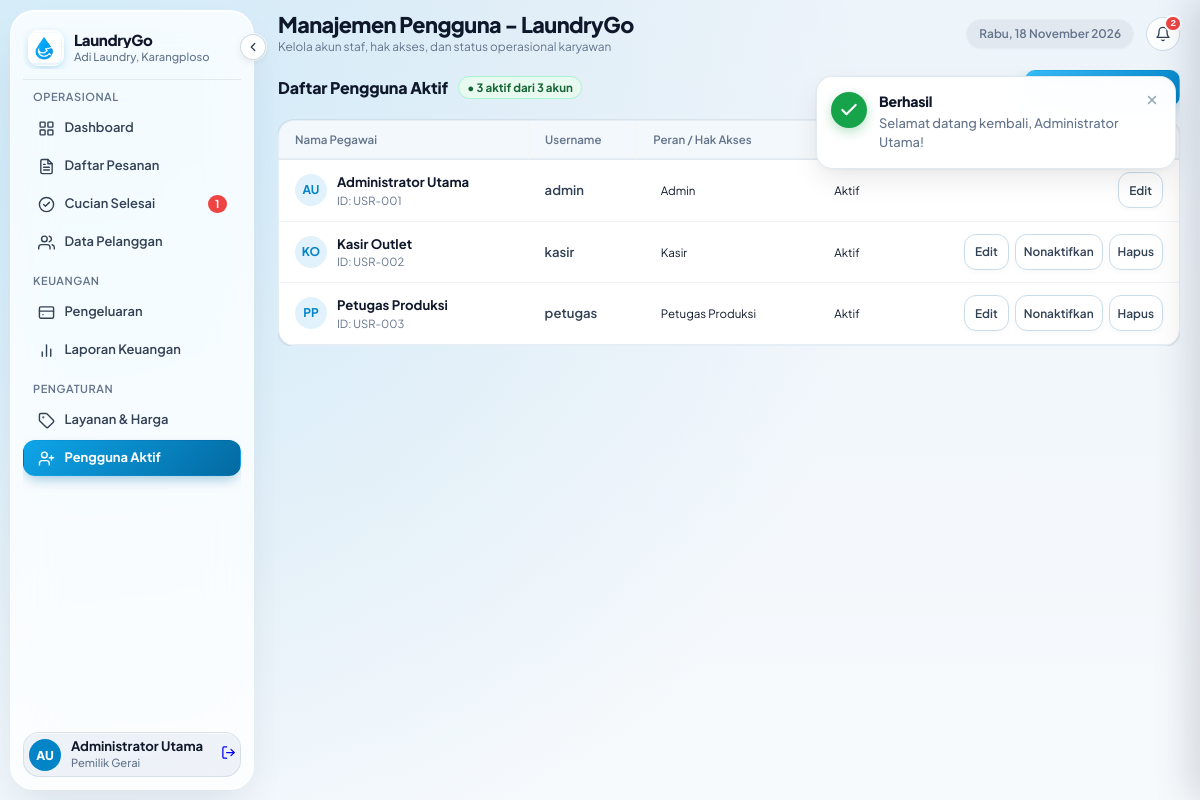
The app's page /index.php?page=pengguna (signed in) with its own data.
### tables this page shows
CREATE TABLE IF NOT EXISTS `anggota` (
    `id_anggota` VARCHAR(10) PRIMARY KEY,
    `username` VARCHAR(50) NOT NULL UNIQUE,
    `password` VARCHAR(255) NOT NULL,
    `nama_anggota` VARCHAR(100) NOT NULL,
    `status_aktif` TINYINT DEFAULT 1,
    `id_role` VARCHAR(10) NOT NULL,
    CONSTRAINT `fk_anggota_role` FOREIGN KEY (`id_role`) REFERENCES `role`(`id_role`) ON UPDATE CASCADE
);

CREATE TABLE IF NOT EXISTS `role` (
    `id_role` VARCHAR(10) PRIMARY KEY,
    `nama_role` VARCHAR(50) NOT NULL
);

### app/Controllers/PenggunaController.php (called while the page is built, shortened)
<?php
class PenggunaController {
    public function index(): void {
        $users = Anggota::all();
        $roles = Anggota::getRoles();
        View::render('pengguna/index', [
            'title' => 'Manajemen Pengguna - LaundryGo',
            'users' => $users,
            'roles' => $roles
        ]);
    }
}

### app/Models/Anggota.php (called while the page is built, shortened)
<?php
class Anggota {
    public static function all(): array {
        $sql = "SELECT a.*, r.nama_role
                FROM anggota a
                JOIN role r ON a.id_role = r.id_role
                ORDER BY a.id_anggota ASC";
        return Database::query($sql);
    }
}

### app/Core/Database.php (called while the page is built, shortened)
<?php
class Database {
    private static ?PDO $instance = null;
    public static function getConnection(): PDO {
        if (self::$instance === null) {
            $config = require __DIR__ . '/../../config/database.php';
            $charsetStr = ($config['driver'] === 'mysql') ? ';charset=utf8mb4' : '';
            $dsn = sprintf(
                "%s:host=%s;port=%d;dbname=%s%s",
                $config['driver'],
                $config['host'],
                $config['port'],
                $config['database'],
                $charsetStr
            );
            try {
                self::$instance = new PDO(
                    $dsn,
                    $config['username'],
                    $config['password'],
                    $config['options']
                );
            } catch (PDOException $e) {
                die("<div style='font-family:sans-serif;max-width:600px;margin:50px auto;padding:25px;border:1px solid #f87171;border-radius:12px;background:#fef2f2;color:#991b1b;'>
                    <h2 style='margin-top:0;'>⚠️ Gagal Terhubung ke Database MySQL</h2>
                    <p>Pesan error: <code>" . htmlspecialchars($e->getMessage()) . "</code></p>
                    <hr style='border:0;border-top:1px solid #fca5a5;margin:15px 0;'>
                    <p><strong>Langkah penyelesaian:</strong></p>
                    <ol style='padding-left:20px;line-height:1.6;'>
                        <li>Pastikan MySQL sudah di-Start di Laragon (Port 3306).</li>
                        <li>Pastikan database <code>laundrygo</code> sudah dimigrasikan via: <br><code>php database/migrate_mysql.php</code></li>
                    </ol>
                </div>");
            }
        }
        return self::$instance;
    }
    public static function query(string $sql, array $params = []): array {
        $stmt = self::getConnection()->prepare($sql);
        $stmt->execute($params);
        return $stmt->fetchAll();
    }
}

### app/Core/Auth.php (called while the page is built, shortened)
<?php
class Auth {
    public static function check(): bool {
        return isset($_SESSION['user']) && !empty($_SESSION['user']['id_anggota']);
    }
    public static function user(): ?array {
        return $_SESSION['user'] ?? null;
    }
    public static function id(): ?string {
        return self::user()['id_anggota'] ?? null;
    }
    public static function role(): ?string {
        return self::user()['nama_role'] ?? null;
    }
    public static function hasRole($roles): bool {
        $currentRole = self::role();
        if (is_array($roles)) {
            return in_array($currentRole, $roles, true);
        }
        return strcasecmp((string)$currentRole, (string)$roles) === 0;
    }
    public static function isAdmin(): bool {
        return self::hasRole('Admin');
    }
    public static function isKasir(): bool {
        return self::hasRole('Kasir');
    }
}

### app/Core/Helper.php (called while the page is built, shortened)
<?php
class Helper {
    public static function url(string $page = 'dashboard', array $params = []): string {
        $query = ['page' => $page];
        if (!empty($params)) {
            $query = array_merge($query, $params);
        }
        return 'index.php?' . http_build_query($query);
    }
    public static function asset(string $path): string {
        $cleanPath = ltrim($path, '/');
        return 'assets/' . $cleanPath;
    }
}

### app/Views/pengguna/index.php (the view, shortened to what this page needs)
<?php
$activeCount = 0;
foreach ($users as $u) {
    if ($u['status_aktif'] == 1) $activeCount++;
}
?>
<div class="page-sheet-container is-orders-page" style="display: flex; flex-direction: column; gap: 14px;">
    <div class="orders-inline-toolbar" style="display: flex; align-items: center; justify-content: space-between; gap: 10px; flex-wrap: wrap;">
        <div style="display: flex; align-items: center; gap: 10px; flex-wrap: wrap;">
            <span class="dash-card-title" style="font-size: 1rem; font-weight: 800; color: var(--ink);">Daftar Pengguna Aktif</span>
            <span class="semantic-pill is-success num-tabular" style="font-size: 0.72rem; padding: 2px 8px; border-radius: 9999px;">
                &bull; <?= $activeCount ?> aktif dari <?= count($users) ?> akun
            </span>
        </div>
        <div class="toolbar-end">
            <button type="button" class="btn btn-primary" onclick="openAddUserModal()" style="height: 36px; font-size: 0.8rem; padding: 0 14px; border-radius: 10px;">
            </button>
        </div>
    </div>
    <div class="modern-table-card orders-table-card" style="background: var(--surface); border: 1px solid var(--line); border-radius: 16px; overflow: hidden; box-shadow: var(--shadow-border);">
        <div class="orders-table-scroll" style="overflow-x: auto;">
            <table class="modern-table" style="width: 100%; border-collapse: collapse; text-align: left; font-size: 0.82rem;">
                <thead>
                    <tr style="background: var(--surface-muted); border-bottom: 1px solid var(--line); color: var(--ink-muted); font-size: 0.74rem; font-weight: 700; text-transform: uppercase; letter-spacing: 0.03em;">
                        <th style="padding: 12px 16px;">Nama Pegawai</th>
                        <th style="padding: 12px 16px;">Username</th>
                        <th style="padding: 12px 16px;">Peran / Hak Akses</th>
                        <th style="padding: 12px 16px;">Status</th>
                        <th style="padding: 12px 16px; text-align: right;">Aksi</th>
                    </tr>
                </thead>
                <tbody>
                    <?php foreach ($users as $u):
                        $uName = $u['nama_anggota'];
                        $uWords = explode(' ', trim($uName));
                        $uInitials = strtoupper(substr($uWords[0] ?? 'U', 0, 1) . (isset($uWords[1]) ? substr($uWords[1], 0, 1) : substr($uWords[0] ?? 'S', 1, 1)));
                        $isActive = ($u['status_aktif'] == 1);
                    ?>
                        <tr style="border-bottom: 1px solid var(--line); transition: background 120ms;" onmouseover="this.style.background='var(--surface-subtle)'" onmouseout="this.style.background='transparent'">
                            <td style="padding: 12px 16px;">
                                <div style="display: flex; align-items: center; gap: 10px;">
                                    <div style="width: 32px; height: 32px; border-radius: 50%; background: var(--primary-light); color: var(--primary); display: flex; align-items: center; justify-content: center; font-weight: 700; font-size: 0.75rem; flex-shrink: 0;">
                                        <?= $uInitials ?>
                                    </div>
                                    <div>
                                        <div style="font-weight: 700; color: var(--ink);"><?= htmlspecialchars($u['nama_anggota']) ?></div>
                                        <div style="font-size: 0.7rem; color: var(--ink-muted);">ID: <?= htmlspecialchars($u['id_anggota']) ?></div>
                                    </div>
                                </div>
                            </td>
                            <td style="padding: 12px 16px; font-weight: 600; color: var(--ink-secondary);">
                                <?= htmlspecialchars($u['username']) ?>
                            </td>
                            <td style="padding: 12px 16px;">
                                <span class="badge-status badge-diterima" style="font-size: 0.72rem; padding: 2px 8px; border-radius: 9999px;">
                                    <?= htmlspecialchars($u['nama_role']) ?>
                                </span>
                            </td>
                            <td style="padding: 12px 16px;">
                                <span class="badge-pay <?= $isActive ? 'lunas' : 'belum' ?>" style="font-size: 0.72rem; padding: 2px 8px; border-radius: 9999px;">
                                    <?= $isActive ? 'Aktif' : 'Nonaktif' ?>
                                </span>
                            </td>
                            <td style="padding: 12px 16px; text-align: right;">
                                <div style="display: inline-flex; align-items: center; gap: 6px;">
                                    <button type="button" class="btn btn-secondary" style="height: 28px; padding: 0 10px; font-size: 0.74rem;"
                                            onclick="editUser(<?= htmlspecialchars(json_encode($u, JSON_UNESCAPED_UNICODE), ENT_QUOTES, 'UTF-8') ?>)">
                                        Edit
                                    </button>
                                    <?php if ($u['id_anggota'] !== \App\Core\Auth::id()): ?>
                                        <form action="<?= \App\Core\Helper::url('pengguna', ['action' => 'toggle']) ?>" method="POST" style="display:inline;">
                                            <button type="submit" class="btn btn-secondary" style="height: 28px; padding: 0 8px; font-size: 0.74rem;">
                                                <?= $isActive ? 'Nonaktifkan' : 'Aktifkan' ?>
                                            </button>
                                        </form>
                                        <form action="<?= \App\Core\Helper::url('pengguna', ['action' => 'delete']) ?>" method="POST" style="display:inline;"
                                            data-confirm="true"
                                            data-confirm-title="Hapus Akun Pengguna?"
                                            data-confirm-message="Akun pengguna ini akan dihapus. Jika memiliki histori transaksi, disarankan untuk dinonaktifkan saja."
                                            data-confirm-badge="<?= htmlspecialchars($u['nama_anggota']) ?> &bull; <?= htmlspecialchars($u['username']) ?>"
                                            data-confirm-btn="Ya, Hapus Akun"
                                            data-confirm-type="danger">
                                            <button type="submit" class="btn btn-secondary" style="height: 28px; padding: 0 8px; font-size: 0.74rem; color: var(--danger);">
                                                Hapus
                                            </button>
                                        </form>
                                    <?php endif; ?>
                                </div>
                            </td>
                        </tr>
                    <?php endforeach; ?>
                </tbody>
            </table>
        </div>
    </div>
</div>

### app/Views/layouts/sidebar.php (shortened to what this page needs)
<?php
$user = \App\Core\Auth::user();
$isAdmin = \App\Core\Auth::isAdmin();
$isKasir = \App\Core\Auth::isKasir();
$nama = $user['nama_anggota'] ?? ($user['username'] ?? 'User');
$words = array_values(array_filter(explode(' ', trim($nama))));
if (count($words) >= 2) {
    $initials = strtoupper(mb_substr($words[0], 0, 1) . mb_substr($words[1], 0, 1));
} else {
    $initials = strtoupper(mb_substr($words[0] ?? 'U', 0, min(2, mb_strlen($words[0] ?? 'U'))));
}
$roleTitle = $isAdmin ? 'Pemilik Gerai' : ($isKasir ? 'Kasir Meja Depan' : ($user['nama_role'] ?? 'Staf Operasional'));
?>
<aside class="app-sidebar <?= (!empty($_GET['collapsed'])) ? 'is-collapsed' : '' ?>" id="appSidebar">
    <button type="button" id="sidebar-collapse-btn" class="sidebar-collapse-btn"
        onclick="toggleSidebarCollapse()" aria-expanded="true" aria-controls="appSidebar"
        aria-label="Ciutkan atau lebarkan sidebar" title="Ciutkan / Lebarkan">
        <svg width="14" height="14" viewBox="0 0 24 24" fill="none" stroke="currentColor" stroke-width="2.2" stroke-linecap="round" stroke-linejoin="round"><polyline points="15 18 9 12 15 6"/></svg>
    </button>
    <div class="sidebar-brand-box">
        <a href="<?= \App\Core\Helper::url($isKasir ? 'pos' : 'dashboard') ?>" class="sidebar-brand-link" data-tip="LaundryGo - Adi Laundry" aria-label="Beranda LaundryGo" style="text-decoration: none !important;">
            <span class="sidebar-logo-squircle">
                <img src="<?= \App\Core\Helper::asset('img/logo_icon_drop.png') ?>" alt="LaundryGo Icon">
            </span>
            <span class="sidebar-brand-titles">
                <span class="sidebar-title-main" style="text-decoration: none !important;">LaundryGo</span>
                <span class="sidebar-title-sub" style="text-decoration: none !important;">Adi Laundry, Karangploso</span>
            </span>
        </a>
    </div>
    <nav class="sidebar-menu-list" id="sidebar-menu-container" aria-label="Navigasi Utama">
        <?php include __DIR__ . '/../partials/sidebar_nav_links.php'; ?>
    </nav>
    <div class="sidebar-footer-stack">
        <div id="sidebar-profile-section">
            <div class="sidebar-profile-card <?= $currentPage === 'profil' ? 'is-active' : '' ?>" id="sidebar-profile-card">
                <a href="<?= \App\Core\Helper::url('profil') ?>" class="sidebar-profile-main" data-tip="Profil: <?= htmlspecialchars($nama) ?> (<?= htmlspecialchars($roleTitle) ?>)" aria-label="Buka profil dan ubah kata sandi" style="display: flex; align-items: center; gap: 10px; text-decoration: none !important; flex: 1; min-width: 0;">
                    <span class="sidebar-profile-avatar" style="width: 32px; height: 32px; border-radius: 50%; background: #0284C7; color: #FFFFFF; font-weight: 800; font-size: 0.76rem; display: flex; align-items: center; justify-content: center; flex-shrink: 0; text-decoration: none !important;">
                        <?= $initials ?>
                    </span>
                    <span class="sidebar-profile-info" style="min-width: 0; text-decoration: none !important;">
                        <span class="sidebar-profile-name" style="display: block; font-size: 0.82rem; font-weight: 700; color: #0F172A; text-decoration: none !important;"><?= htmlspecialchars($nama) ?></span>
                        <span class="sidebar-profile-role" style="display: block; font-size: 0.70rem; color: #64748B; text-decoration: none !important;"><?= htmlspecialchars($roleTitle) ?></span>
                    </span>
                </a>
                <a href="<?= \App\Core\Helper::url('logout') ?>" class="sidebar-profile-logout" title="Keluar Akun"
                    data-confirm="true"
                    data-confirm-title="Keluar dari Akun?"
                    data-confirm-message="Sesi kerja Anda saat ini akan diakhiri. Pastikan seluruh transaksi kasir telah selesai diproses."
                    data-confirm-badge="<?= htmlspecialchars($nama) ?> &bull; <?= htmlspecialchars($roleTitle) ?>"
                    data-confirm-btn="Ya, Keluar Akun"
                    data-confirm-type="warning"
                    style="text-decoration: none !important;">
                    <svg width="15" height="15" viewBox="0 0 24 24" fill="none" stroke="currentColor" stroke-width="2" stroke-linecap="round" stroke-linejoin="round"><path d="M9 21H5a2 2 0 0 1-2-2V5a2 2 0 0 1 2-2h4"/><polyline points="16 17 21 12 16 7"/><line x1="21" y1="12" x2="9" y2="12"/></svg>
                </a>
            </div>
        </div>
    </div>
</aside>

### records on screen
anggota: nama_anggota "AU", nama_anggota "Administrator Utama", id_anggota "USR-001", username "admin", id_role.nama_role "Admin", status_aktif "Aktif"
role: nama_role "Pemilik Gerai"
anggota: nama_anggota "KO", nama_anggota "Kasir Outlet", id_anggota "USR-002", username "kasir", id_role.nama_role "Kasir", status_aktif "Aktif"
anggota: nama_anggota "PP", nama_anggota "Petugas Produksi", id_anggota "USR-003", username "petugas", id_role.nama_role "Petugas Produksi", status_aktif "Aktif"

### other values on screen
$meta['title'] "Berhasil"
$msg "Selamat datang kembali, Administrator Utama!"
$totalSiapCount "1"
$title "Manajemen Pengguna - LaundryGo"
$currentSub "Kelola akun staf, hak akses, dan status operasional karyawan"
$notifCount "2"
$activeCount "3"
count($users) "3"
